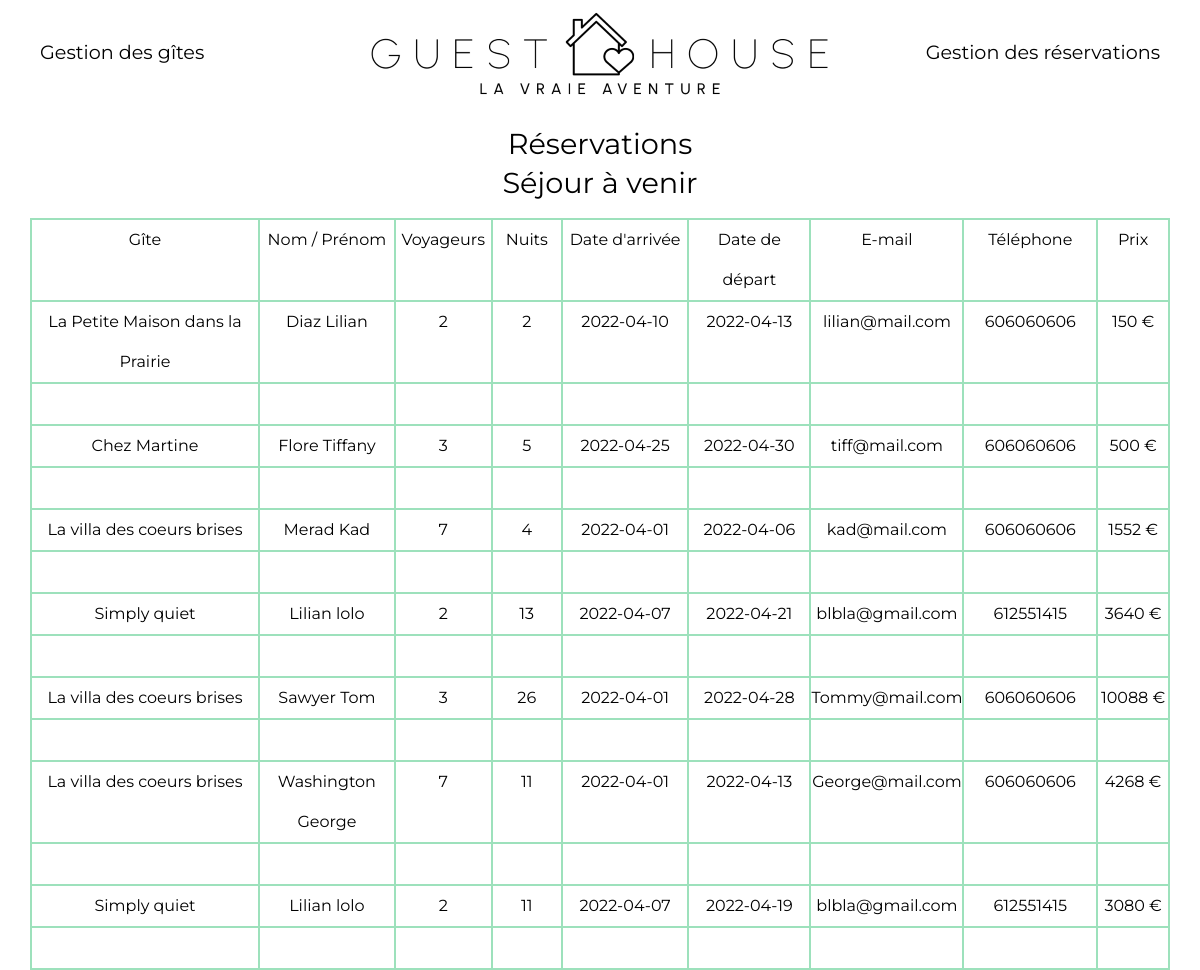
Page /admin/resa-admin.php (signed in) on the committed database.
### tables this page shows
CREATE TABLE IF NOT EXISTS `bookings` (
  `id_reserv` int(11) NOT NULL AUTO_INCREMENT,
  `id_gite` int(11) NOT NULL,
  `id_client` int(11) NOT NULL,
  `date_reserv` date NOT NULL,
  `end_date_reserv` date NOT NULL,
  `nbr_nuit` tinyint(1) NOT NULL,
  `nbr_people` int(11) NOT NULL,
  `price_reserv` int(11) NOT NULL,
  PRIMARY KEY (`id_reserv`)
);

CREATE TABLE IF NOT EXISTS `cottages` (
  `id_gite` int(11) NOT NULL AUTO_INCREMENT,
  `id_categ` int(11) NOT NULL,
  `name_gite` varchar(255) NOT NULL,
  `name_simple_gite` varchar(255) NOT NULL,
  `location_gite` varchar(255) NOT NULL,
  `profil_gite` varchar(255) NOT NULL,
  `desc_gite` text NOT NULL,
  `nbr_sleeping` int(11) NOT NULL,
  `nbr_bathroom` int(11) NOT NULL,
  `price_night` int(11) NOT NULL,
  PRIMARY KEY (`id_gite`)
);

CREATE TABLE IF NOT EXISTS `customer` (
  `id_client` int(11) NOT NULL AUTO_INCREMENT,
  `firstname_client` varchar(15) NOT NULL,
  `lastname_client` varchar(15) NOT NULL,
  `phone_client` int(11) NOT NULL,
  `mail_client` varchar(50) NOT NULL,
  PRIMARY KEY (`id_client`)
);

### admin/resa-admin.php (the view, shortened to what this page needs)
<?php
require_once '../templates/header-admin.php';
require_once '../connect.php';
$reqResa = $db->query('SELECT `id_gite`, `id_client`, `date_reserv`, `end_date_reserv`, `nbr_nuit`, `nbr_people`, `price_reserv` FROM `bookings`');
$reqResa->execute();
$value = $reqResa->fetchAll(PDO::FETCH_ASSOC);
?>
<main id="main-resa-admin">
<h1 class="titre-reservation-ad">Réservations</h1>
<h2 class="titre-reservation-ad">Séjour à venir</h2>
<div id="resa-admin-list" class="row-limit-size-resa-user">
<table id="table-resa">
        <tr>
            <td id="td-xl" class="td">Gîte</td>
            <td id="td-l" class="td">Nom / Prénom</td>
            <td id="td-m" class="td">Voyageurs</td>
            <td id="td-s" class="td">Nuits</td>
            <td id="td-l" class="td">Date d'arrivée</td>
            <td id="td-l" class="td">Date de départ</td>
            <td id="td-l" class="td">E-mail</td>
            <td id="td-l" class="td">Téléphone</td>
            <td id="td-s" class="td">Prix</td>
        </tr>
<?php
    foreach($value as $resa){
        $idClient = $resa['id_client'];
        $idGite = $resa['id_gite'];
        $reqClient = $db->prepare('SELECT `id_client`, `firstname_client`, `lastname_client`, `phone_client`, `mail_client` FROM `customer` WHERE `id_client` = :id_client');
        $reqClient->bindParam('id_client', $idClient, PDO::PARAM_INT);
        $reqClient->execute();
        $client = $reqClient->fetch(PDO::FETCH_ASSOC);
        $reqGite = $db->prepare('SELECT `name_gite` FROM `cottages` WHERE `id_gite` = :id_gite');
        $reqGite->bindParam('id_gite', $idGite, PDO::PARAM_INT);
        $reqGite->execute();
        $gite = $reqGite->fetch(PDO::FETCH_ASSOC);
?>
        <tr>
            <td class="td"><?=$gite['name_gite']?></td>
            <td class="td"><?=$client['lastname_client'] . ' ' . $client['firstname_client']?></td>
            <td class="td"><?=$resa['nbr_people']?></td>
            <td class="td"><?=$resa['nbr_nuit']?></td>
            <td class="td"><?=$resa['date_reserv']?></td>
            <td class="td"><?=$resa['end_date_reserv']?></td>
            <td class="td"><?=$client['mail_client']?></td>
            <td class="td"><?=$client['phone_client']?></td>
            <td class="td"><?=$resa['price_reserv']?> €</td>
        </tr>
        <tr>
            <td id="td" class="td"> </td>
            <td id="td" class="td"> </td>
            <td id="td" class="td"> </td>
            <td id="td" class="td"> </td>
            <td id="td" class="td"> </td>
            <td id="td" class="td"> </td>
            <td id="td" class="td"> </td>
            <td id="td" class="td"> </td>
            <td id="td" class="td"> </td>
        </tr>
<?php
    }
?>
</table>
</div>
</main>
<?php
require_once '../templates/footer-admin.php';
?>

### templates/header-admin.php (shortened to what this page needs)
<!DOCTYPE html>
<html lang="fr" dir="ltr">
<head>
    <link rel="stylesheet" href="../templates/css/style-admin.css">
</head>
<body>
    <header>
        <div class="row-limit-size">
            <nav class="menu">
                <ul>
                    <li class="li-header-admin"> <a class="lien" href="../admin/gite.php">Gestion des gîtes</a></li>
                    <figure id="logo">
                       <a href="../admin/gite.php"><img src="../templates/img/icon/logo.png" alt="L'image de logo de notre site des Gîtes." width="500px"></a>
                    </figure>
                    <li class="li-header-admin"> <a class="lien lien-right" href="../admin/resa-admin.php">Gestion des réservations</a></li>
                </ul>
            </nav>
        </div>
    </header>

### templates/footer-admin.php (shortened to what this page needs)
</body>
</html>

### templates/css/style-admin.css (style rules this page uses)
html, body, div, span, applet, object, iframe, h1, h2, h3, h4, h5, h6, p, blockquote, pre, a, abbr, acronym, address, big, cite, code, del, dfn, em, img, ins, kbd, q, s, samp, small, strike, strong, sub, sup, tt, var, b, u, i, center, dl, dt, dd, ol, ul, li, fieldset, form, label, legend, table, caption, tbody, tfoot, thead, tr, th, td, article, aside, canvas, details, embed, figure, figcaption, footer, header, hgroup, menu, nav, output, ruby, section, summary, time, mark, audio, video { margin: 0; padding: 0; border: 0; font-size: 100%; font: inherit; vertical-align: baseline; }
article, aside, details, figcaption, figure, footer, header, hgroup, menu, nav, section { display: block; }
body { line-height: 1; }
ol, ul { list-style: none; }
table { border-collapse: collapse; border-spacing: 0; }
.row-limit-size { max-width: 1200px; width: 95%; margin: 0 auto; }
ul { display: -webkit-box; display: -ms-flexbox; display: flex; -webkit-box-pack: justify; -ms-flex-pack: justify; justify-content: space-between; padding: 10px; }
.li-header-admin { -webkit-box-flex: 1; -ms-flex-positive: 1; flex-grow: 1; -ms-flex-preferred-size: 0; flex-basis: 0; }
.lien { text-decoration: none; color: black; height: 100px; line-height: 85px; font-family: 'Montserrat'; font-size: 1.2rem; }
.lien-right { float: right; }
.row-limit-size-resa-user { max-width: 1400px; width: 95%; margin: 0 auto; }
#resa-admin-list { display: -webkit-box; display: -ms-flexbox; display: flex; -webkit-box-align: center; -ms-flex-align: center; align-items: center; -webkit-box-pack: center; -ms-flex-pack: center; justify-content: center; margin-top: 20px; }
#resa-admin-list #table-resa { border-collapse: collapse; display: block; }
#resa-admin-list #table-resa .td { height: 40px; text-align: center; border: 2px solid #9DE1BC; font-size: 1rem; font-family: 'Montserrat'; line-height: 40px; }
#resa-admin-list #table-resa #td-s { width: 80px; }
#resa-admin-list #table-resa #td-m { width: 100px; }
#resa-admin-list #table-resa #td-l { width: 150px; }
#resa-admin-list #table-resa #td-xl { width: 300px; }
.titre-reservation-ad { display: block; margin: 10px auto; text-align: center; font-size: 1.8rem; font-family: 'Montserrat'; }

### rows in the picture
bookings: id_gite.name_gite "La Petite Maison dans la Prairie", id_client.lastname_client "Diaz", id_client.firstname_client "Lilian", nbr_people "2", nbr_nuit "2", date_reserv "2022-04-10", end_date_reserv "2022-04-13", id_client.mail_client "lilian@mail.com", id_client.phone_client "606060606", price_reserv "150"
bookings: id_gite.name_gite "Chez Martine", id_client.lastname_client "Flore", id_client.firstname_client "Tiffany", nbr_people "3", nbr_nuit "5", date_reserv "2022-04-25", end_date_reserv "2022-04-30", id_client.mail_client "tiff@mail.com", id_client.phone_client "606060606", price_reserv "500"
bookings: id_gite.name_gite "La villa des coeurs brises", id_client.lastname_client "Merad", id_client.firstname_client "Kad", nbr_people "7", nbr_nuit "4", date_reserv "2022-04-01", end_date_reserv "2022-04-06", id_client.mail_client "kad@mail.com", id_client.phone_client "606060606", price_reserv "1552"
bookings: id_gite.name_gite "Simply quiet", id_client.lastname_client "Lilian", id_client.firstname_client "lolo", nbr_people "2", nbr_nuit "13", date_reserv "2022-04-07", end_date_reserv "2022-04-21", id_client.mail_client "blbla@gmail.com", id_client.phone_client "612551415", price_reserv "3640"
bookings: id_gite.name_gite "La villa des coeurs brises", id_client.lastname_client "Sawyer", id_client.firstname_client "Tom", nbr_people "3", nbr_nuit "26", date_reserv "2022-04-01", end_date_reserv "2022-04-28", id_client.mail_client "Tommy@mail.com", id_client.phone_client "606060606", price_reserv "10088"
bookings: id_gite.name_gite "La villa des coeurs brises", id_client.lastname_client "Washington", id_client.firstname_client "George", nbr_people "7", nbr_nuit "11", date_reserv "2022-04-01", end_date_reserv "2022-04-13", id_client.mail_client "George@mail.com", id_client.phone_client "606060606", price_reserv "4268"
bookings: id_gite.name_gite "Simply quiet", id_client.lastname_client "Lilian", id_client.firstname_client "lolo", nbr_people "2", nbr_nuit "11", date_reserv "2022-04-07", end_date_reserv "2022-04-19", id_client.mail_client "blbla@gmail.com", id_client.phone_client "612551415", price_reserv "3080"
